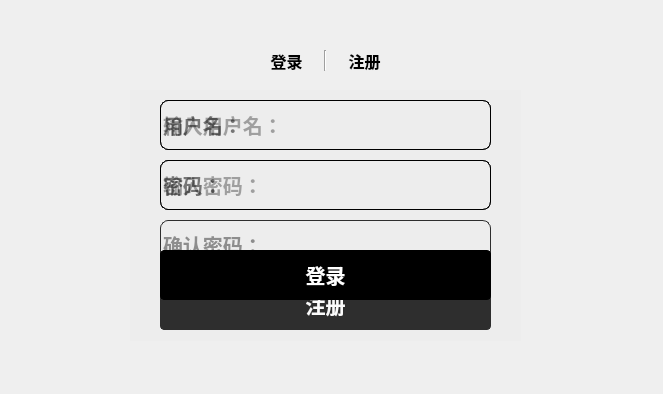
<?xml version="1.0" encoding="UTF-8"?>
<ui version="4.0">
 <class>Login</class>
 <widget class="QWidget" name="Login">
  <property name="geometry">
   <rect>
    <x>0</x>
    <y>0</y>
    <width>663</width>
    <height>394</height>
   </rect>
  </property>
  <property name="windowTitle">
   <string>Form</string>
  </property>
  <property name="styleSheet">
   <string notr="true"/>
  </property>
  <widget class="QLabel" name="label">
   <property name="geometry">
    <rect>
     <x>10</x>
     <y>30</y>
     <width>641</width>
     <height>351</height>
    </rect>
   </property>
   <property name="styleSheet">
    <string notr="true">border-image: url(:/login/image/a07.png);
border-top-left-radius:20px;
border-bottom-left-radius:20px;
border-top-right-radius:20px;
border-bottom-right-radius:20px;</string>
   </property>
   <property name="text">
    <string/>
   </property>
  </widget>
  <widget class="QWidget" name="widget" native="true">
   <property name="geometry">
    <rect>
     <x>250</x>
     <y>50</y>
     <width>151</width>
     <height>21</height>
    </rect>
   </property>
   <property name="styleSheet">
    <string notr="true"/>
   </property>
   <layout class="QHBoxLayout" name="horizontalLayout">
    <property name="spacing">
     <number>1</number>
    </property>
    <property name="leftMargin">
     <number>0</number>
    </property>
    <property name="topMargin">
     <number>0</number>
    </property>
    <property name="rightMargin">
     <number>0</number>
    </property>
    <property name="bottomMargin">
     <number>0</number>
    </property>
    <item>
     <widget class="QPushButton" name="pushButton">
      <property name="font">
       <font>
        <family>宋体</family>
        <pointsize>12</pointsize>
        <weight>75</weight>
        <bold>true</bold>
       </font>
      </property>
      <property name="styleSheet">
       <string notr="true">#pushButton{
	border:none
}
#pushButton:focus{
	
	color: rgb(216, 216, 216);
}</string>
      </property>
      <property name="text">
       <string>登录</string>
      </property>
     </widget>
    </item>
    <item>
     <widget class="Line" name="line">
      <property name="styleSheet">
       <string notr="true"/>
      </property>
      <property name="orientation">
       <enum>Qt::Vertical</enum>
      </property>
     </widget>
    </item>
    <item>
     <widget class="QPushButton" name="pushButton_2">
      <property name="font">
       <font>
        <family>宋体</family>
        <pointsize>12</pointsize>
        <weight>75</weight>
        <bold>true</bold>
       </font>
      </property>
      <property name="styleSheet">
       <string notr="true">#pushButton_2{
	border:none
}
#pushButton_2:focus{
	
	color: rgb(216, 216, 216);
}</string>
      </property>
      <property name="text">
       <string>注册</string>
      </property>
     </widget>
    </item>
   </layout>
  </widget>
  <widget class="QWidget" name="widget_2" native="true">
   <property name="geometry">
    <rect>
     <x>130</x>
     <y>90</y>
     <width>391</width>
     <height>251</height>
    </rect>
   </property>
   <property name="styleSheet">
    <string notr="true">background-color: rgba(236, 236, 236, 50);</string>
   </property>
   <widget class="QLineEdit" name="lineEdit">
    <property name="geometry">
     <rect>
      <x>30</x>
      <y>10</y>
      <width>331</width>
      <height>50</height>
     </rect>
    </property>
    <property name="font">
     <font>
      <family>仿宋</family>
      <pointsize>15</pointsize>
      <weight>75</weight>
      <bold>true</bold>
     </font>
    </property>
    <property name="styleSheet">
     <string notr="true">border:1px solid rgb(0,0,0);
border-radius:8px;
</string>
    </property>
    <property name="placeholderText">
     <string>用户名：</string>
    </property>
   </widget>
   <widget class="QLineEdit" name="lineEdit_2">
    <property name="geometry">
     <rect>
      <x>30</x>
      <y>70</y>
      <width>331</width>
      <height>50</height>
     </rect>
    </property>
    <property name="font">
     <font>
      <family>仿宋</family>
      <pointsize>15</pointsize>
      <weight>75</weight>
      <bold>true</bold>
     </font>
    </property>
    <property name="styleSheet">
     <string notr="true">border:1px solid rgb(0,0,0);
border-radius:8px;
</string>
    </property>
    <property name="echoMode">
     <enum>QLineEdit::Password</enum>
    </property>
    <property name="placeholderText">
     <string>密码：</string>
    </property>
   </widget>
   <widget class="QPushButton" name="pushButton_3">
    <property name="geometry">
     <rect>
      <x>30</x>
      <y>160</y>
      <width>331</width>
      <height>50</height>
     </rect>
    </property>
    <property name="font">
     <font>
      <family>宋体</family>
      <pointsize>15</pointsize>
      <weight>75</weight>
      <bold>true</bold>
     </font>
    </property>
    <property name="styleSheet">
     <string notr="true">#pushButton_3{
	background-color: rgb(0, 0, 0);
	color: rgb(255, 255, 255);
	border:1px solid rgb(0, 0, 0);
	border-radius:4px;
}

#pushButton_3:hover{
	background-color: rgb(255, 255, 255);
	color: rgb(0, 0, 0);
}

#pushButton_3:pressed{
	padding-top:5px;
	padding-left:5px;
}</string>
    </property>
    <property name="text">
     <string>登录</string>
    </property>
   </widget>
   <widget class="QPushButton" name="pushButton_6">
    <property name="geometry">
     <rect>
      <x>330</x>
      <y>80</y>
      <width>24</width>
      <height>24</height>
     </rect>
    </property>
    <property name="font">
     <font>
      <family>宋体</family>
      <pointsize>15</pointsize>
      <weight>75</weight>
      <bold>true</bold>
     </font>
    </property>
    <property name="styleSheet">
     <string notr="true">border: none;
background-color: rgba(0, 0, 0, 0);</string>
    </property>
    <property name="text">
     <string/>
    </property>
    <property name="icon">
     <iconset resource="../Resource/resource.qrc">
      <normaloff>:/login/ico/Login-PasswordIsNotVisible.png</normaloff>
      <normalon>:/login/ico/Login-PasswordIsVisible.png</normalon>
      <disabledoff>:/login/ico/Login-PasswordIsNotVisible.png</disabledoff>
      <disabledon>:/login/ico/Login-PasswordIsVisible.png</disabledon>:/login/ico/Login-PasswordIsNotVisible.png</iconset>
    </property>
    <property name="iconSize">
     <size>
      <width>24</width>
      <height>24</height>
     </size>
    </property>
    <property name="checkable">
     <bool>true</bool>
    </property>
   </widget>
  </widget>
  <widget class="QPushButton" name="pushButton_4">
   <property name="geometry">
    <rect>
     <x>620</x>
     <y>40</y>
     <width>16</width>
     <height>16</height>
    </rect>
   </property>
   <property name="styleSheet">
    <string notr="true">border:none;</string>
   </property>
   <property name="text">
    <string/>
   </property>
   <property name="icon">
    <iconset resource="../Resource/resource.qrc">
     <normaloff>:/login/ico/close.png</normaloff>:/login/ico/close.png</iconset>
   </property>
  </widget>
  <widget class="QWidget" name="widget_3" native="true">
   <property name="geometry">
    <rect>
     <x>130</x>
     <y>90</y>
     <width>391</width>
     <height>251</height>
    </rect>
   </property>
   <property name="styleSheet">
    <string notr="true">background-color: rgba(236, 236, 236, 50);</string>
   </property>
   <widget class="QLineEdit" name="lineEdit_3">
    <property name="geometry">
     <rect>
      <x>30</x>
      <y>10</y>
      <width>331</width>
      <height>50</height>
     </rect>
    </property>
    <property name="font">
     <font>
      <family>仿宋</family>
      <pointsize>15</pointsize>
      <weight>75</weight>
      <bold>true</bold>
     </font>
    </property>
    <property name="styleSheet">
     <string notr="true">border:1px solid rgb(0,0,0);
border-radius:8px;
</string>
    </property>
    <property name="placeholderText">
     <string>输入用户名：</string>
    </property>
   </widget>
   <widget class="QLineEdit" name="lineEdit_4">
    <property name="geometry">
     <rect>
      <x>30</x>
      <y>70</y>
      <width>331</width>
      <height>50</height>
     </rect>
    </property>
    <property name="font">
     <font>
      <family>仿宋</family>
      <pointsize>15</pointsize>
      <weight>75</weight>
      <bold>true</bold>
     </font>
    </property>
    <property name="styleSheet">
     <string notr="true">border:1px solid rgb(0,0,0);
border-radius:8px;
</string>
    </property>
    <property name="echoMode">
     <enum>QLineEdit::Password</enum>
    </property>
    <property name="placeholderText">
     <string>输入密码：</string>
    </property>
   </widget>
   <widget class="QLineEdit" name="lineEdit_5">
    <property name="geometry">
     <rect>
      <x>30</x>
      <y>130</y>
      <width>331</width>
      <height>50</height>
     </rect>
    </property>
    <property name="font">
     <font>
      <family>仿宋</family>
      <pointsize>15</pointsize>
      <weight>75</weight>
      <bold>true</bold>
     </font>
    </property>
    <property name="styleSheet">
     <string notr="true">border:1px solid rgb(0,0,0);
border-radius:8px;
</string>
    </property>
    <property name="echoMode">
     <enum>QLineEdit::Password</enum>
    </property>
    <property name="placeholderText">
     <string>确认密码：</string>
    </property>
   </widget>
   <widget class="QPushButton" name="pushButton_5">
    <property name="geometry">
     <rect>
      <x>30</x>
      <y>190</y>
      <width>331</width>
      <height>50</height>
     </rect>
    </property>
    <property name="font">
     <font>
      <family>宋体</family>
      <pointsize>15</pointsize>
      <weight>75</weight>
      <bold>true</bold>
     </font>
    </property>
    <property name="styleSheet">
     <string notr="true">#pushButton_5{
	background-color: rgb(0, 0, 0);
	color: rgb(255, 255, 255);
	border:1px solid rgb(0, 0, 0);
	border-radius:4px;
}

#pushButton_5:hover{
	background-color: rgb(255, 255, 255);
	color: rgb(0, 0, 0);
}

#pushButton_5:pressed{
	padding-top:5px;
	padding-left:5px;
}</string>
    </property>
    <property name="text">
     <string>注册</string>
    </property>
   </widget>
  </widget>
  <zorder>label</zorder>
  <zorder>widget</zorder>
  <zorder>pushButton_4</zorder>
  <zorder>widget_3</zorder>
  <zorder>widget_2</zorder>
 </widget>
 <resources>
  <include location="../Resource/resource.qrc"/>
 </resources>
 <connections>
  <connection>
   <sender>pushButton_4</sender>
   <signal>clicked()</signal>
   <receiver>Login</receiver>
   <slot>close()</slot>
   <hints>
    <hint type="sourcelabel">
     <x>367</x>
     <y>45</y>
    </hint>
    <hint type="destinationlabel">
     <x>386</x>
     <y>8</y>
    </hint>
   </hints>
  </connection>
 </connections>
</ui>
